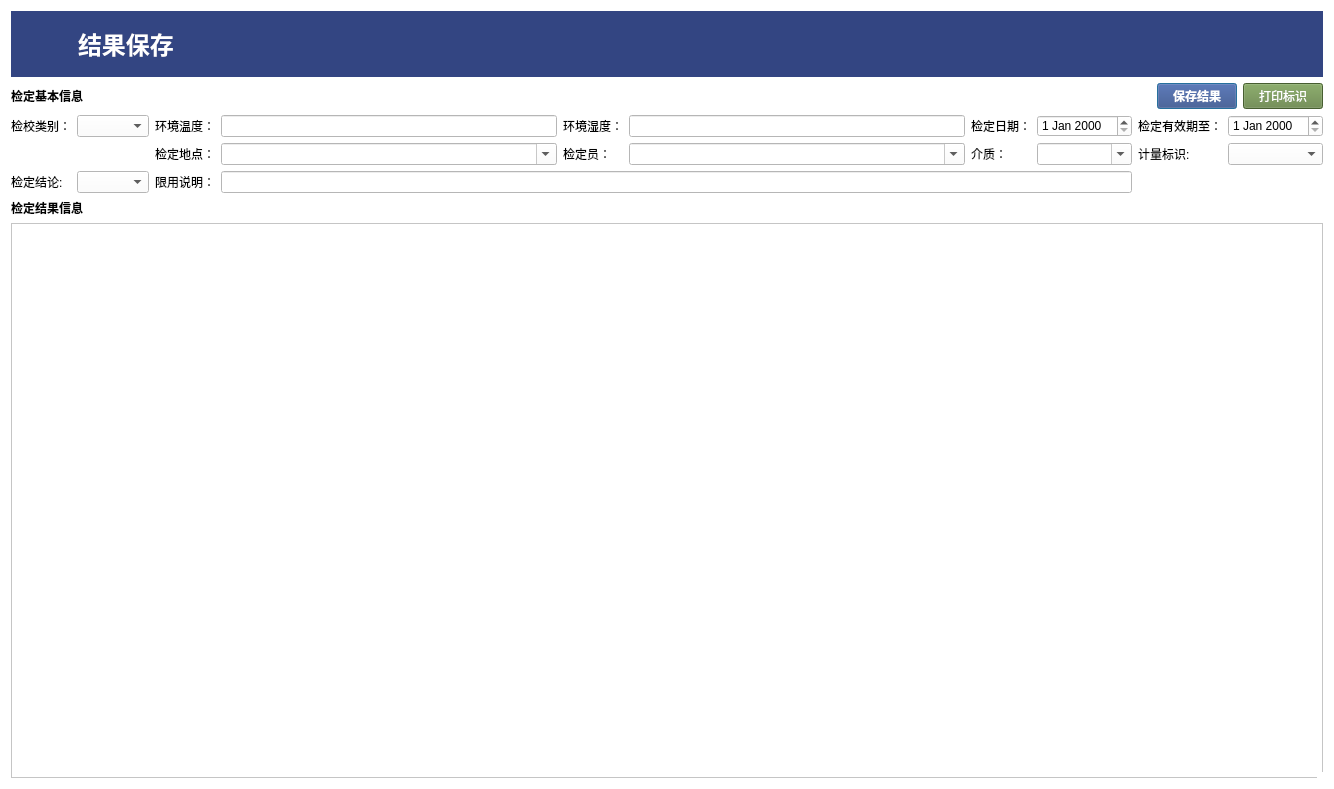
<?xml version="1.0" encoding="UTF-8"?>
<ui version="4.0">
 <class>DialogCheckResult</class>
 <widget class="QDialog" name="DialogCheckResult">
  <property name="windowModality">
   <enum>Qt::NonModal</enum>
  </property>
  <property name="geometry">
   <rect>
    <x>0</x>
    <y>0</y>
    <width>1334</width>
    <height>789</height>
   </rect>
  </property>
  <property name="windowTitle">
   <string>结果保存</string>
  </property>
  <property name="styleSheet">
   <string notr="true">background-color: rgb(255, 255, 255);</string>
  </property>
  <property name="sizeGripEnabled">
   <bool>true</bool>
  </property>
  <property name="modal">
   <bool>true</bool>
  </property>
  <layout class="QVBoxLayout" name="verticalLayout">
   <property name="sizeConstraint">
    <enum>QLayout::SetDefaultConstraint</enum>
   </property>
   <item>
    <widget class="QWidget" name="widget" native="true">
     <property name="styleSheet">
      <string notr="true">background-color: rgb(51, 69, 130);</string>
     </property>
     <layout class="QHBoxLayout" name="horizontalLayout_2">
      <property name="spacing">
       <number>10</number>
      </property>
      <item>
       <widget class="QLabel" name="label">
        <property name="sizePolicy">
         <sizepolicy hsizetype="Fixed" vsizetype="Fixed">
          <horstretch>0</horstretch>
          <verstretch>0</verstretch>
         </sizepolicy>
        </property>
        <property name="minimumSize">
         <size>
          <width>48</width>
          <height>48</height>
         </size>
        </property>
        <property name="styleSheet">
         <string notr="true">image: url(:/image/Index/u1176.svg);</string>
        </property>
        <property name="text">
         <string/>
        </property>
       </widget>
      </item>
      <item>
       <widget class="QLabel" name="label_3">
        <property name="sizePolicy">
         <sizepolicy hsizetype="Expanding" vsizetype="Fixed">
          <horstretch>1</horstretch>
          <verstretch>0</verstretch>
         </sizepolicy>
        </property>
        <property name="font">
         <font>
          <pointsize>18</pointsize>
          <weight>75</weight>
          <bold>true</bold>
         </font>
        </property>
        <property name="styleSheet">
         <string notr="true">color: rgb(255, 255, 255);</string>
        </property>
        <property name="text">
         <string>结果保存</string>
        </property>
       </widget>
      </item>
     </layout>
    </widget>
   </item>
   <item>
    <layout class="QHBoxLayout" name="horizontalLayoutDevice"/>
   </item>
   <item>
    <layout class="QHBoxLayout" name="horizontalLayout">
     <item>
      <widget class="QLabel" name="label_2">
       <property name="font">
        <font>
         <weight>75</weight>
         <bold>true</bold>
        </font>
       </property>
       <property name="text">
        <string>检定基本信息</string>
       </property>
      </widget>
     </item>
     <item>
      <spacer name="horizontalSpacer">
       <property name="orientation">
        <enum>Qt::Horizontal</enum>
       </property>
       <property name="sizeHint" stdset="0">
        <size>
         <width>40</width>
         <height>20</height>
        </size>
       </property>
      </spacer>
     </item>
     <item>
      <widget class="QPushButton" name="pushButtonSave">
       <property name="font">
        <font>
         <weight>75</weight>
         <bold>true</bold>
        </font>
       </property>
       <property name="styleSheet">
        <string notr="true">background-color: rgb(51, 69, 130);
color: rgb(255, 255, 255);</string>
       </property>
       <property name="text">
        <string>保存结果</string>
       </property>
       <property name="icon">
        <iconset>
         <normalon>:/image/Index/u1180.svg</normalon>
        </iconset>
       </property>
      </widget>
     </item>
     <item>
      <widget class="QPushButton" name="pushButtonPrint">
       <property name="styleSheet">
        <string notr="true">background-color: rgb(100, 132, 68);
color: rgb(255, 255, 255);</string>
       </property>
       <property name="text">
        <string>打印标识</string>
       </property>
       <property name="icon">
        <iconset>
         <normalon>:/image/Index/u1180.svg</normalon>
        </iconset>
       </property>
      </widget>
     </item>
    </layout>
   </item>
   <item>
    <layout class="QGridLayout" name="gridLayout">
     <item row="0" column="9">
      <widget class="QDateEdit" name="dateEdit_Valid"/>
     </item>
     <item row="1" column="7">
      <widget class="QComboBox" name="comboBox_Metrial">
       <property name="editable">
        <bool>true</bool>
       </property>
      </widget>
     </item>
     <item row="0" column="6">
      <widget class="QLabel" name="label_7">
       <property name="text">
        <string>检定日期：</string>
       </property>
      </widget>
     </item>
     <item row="0" column="2">
      <widget class="QLabel" name="label_5">
       <property name="text">
        <string>环境温度：</string>
       </property>
      </widget>
     </item>
     <item row="0" column="3">
      <widget class="QLineEdit" name="lineEditTemp"/>
     </item>
     <item row="1" column="2">
      <widget class="QLabel" name="label_9">
       <property name="text">
        <string>检定地点：</string>
       </property>
      </widget>
     </item>
     <item row="0" column="5">
      <widget class="QLineEdit" name="lineEdit_Hum"/>
     </item>
     <item row="0" column="7">
      <widget class="QDateEdit" name="dateEditCheck"/>
     </item>
     <item row="0" column="0">
      <widget class="QLabel" name="label_14">
       <property name="text">
        <string>检校类别：</string>
       </property>
      </widget>
     </item>
     <item row="0" column="1">
      <widget class="QComboBox" name="comboBoxCategory"/>
     </item>
     <item row="1" column="6">
      <widget class="QLabel" name="label_11">
       <property name="text">
        <string>介质：</string>
       </property>
      </widget>
     </item>
     <item row="0" column="4">
      <widget class="QLabel" name="label_6">
       <property name="text">
        <string>环境湿度：</string>
       </property>
      </widget>
     </item>
     <item row="1" column="4">
      <widget class="QLabel" name="label_10">
       <property name="text">
        <string>检定员：</string>
       </property>
      </widget>
     </item>
     <item row="1" column="5">
      <widget class="QComboBox" name="comboBox_User">
       <property name="editable">
        <bool>true</bool>
       </property>
      </widget>
     </item>
     <item row="1" column="3">
      <widget class="QComboBox" name="comboBoxPlace">
       <property name="editable">
        <bool>true</bool>
       </property>
      </widget>
     </item>
     <item row="2" column="2">
      <widget class="QLabel" name="label_13">
       <property name="text">
        <string>限用说明：</string>
       </property>
      </widget>
     </item>
     <item row="0" column="8">
      <widget class="QLabel" name="label_8">
       <property name="text">
        <string>检定有效期至：</string>
       </property>
      </widget>
     </item>
     <item row="2" column="1">
      <widget class="QComboBox" name="comboBoxConclusion"/>
     </item>
     <item row="2" column="0">
      <widget class="QLabel" name="label_15">
       <property name="text">
        <string>检定结论:</string>
       </property>
      </widget>
     </item>
     <item row="2" column="3" colspan="5">
      <widget class="QLineEdit" name="lineEdit_Limit"/>
     </item>
     <item row="1" column="8">
      <widget class="QLabel" name="label_16">
       <property name="text">
        <string>计量标识:</string>
       </property>
      </widget>
     </item>
     <item row="1" column="9">
      <widget class="QComboBox" name="comboBoxIdentify"/>
     </item>
    </layout>
   </item>
   <item>
    <widget class="QLabel" name="label_4">
     <property name="font">
      <font>
       <weight>75</weight>
       <bold>true</bold>
      </font>
     </property>
     <property name="text">
      <string>检定结果信息</string>
     </property>
    </widget>
   </item>
   <item>
    <layout class="QHBoxLayout" name="HeadListLayout"/>
   </item>
   <item>
    <widget class="QTableWidget" name="tableWidget">
     <attribute name="horizontalHeaderCascadingSectionResizes">
      <bool>false</bool>
     </attribute>
    </widget>
   </item>
  </layout>
 </widget>
 <resources/>
 <connections/>
</ui>
